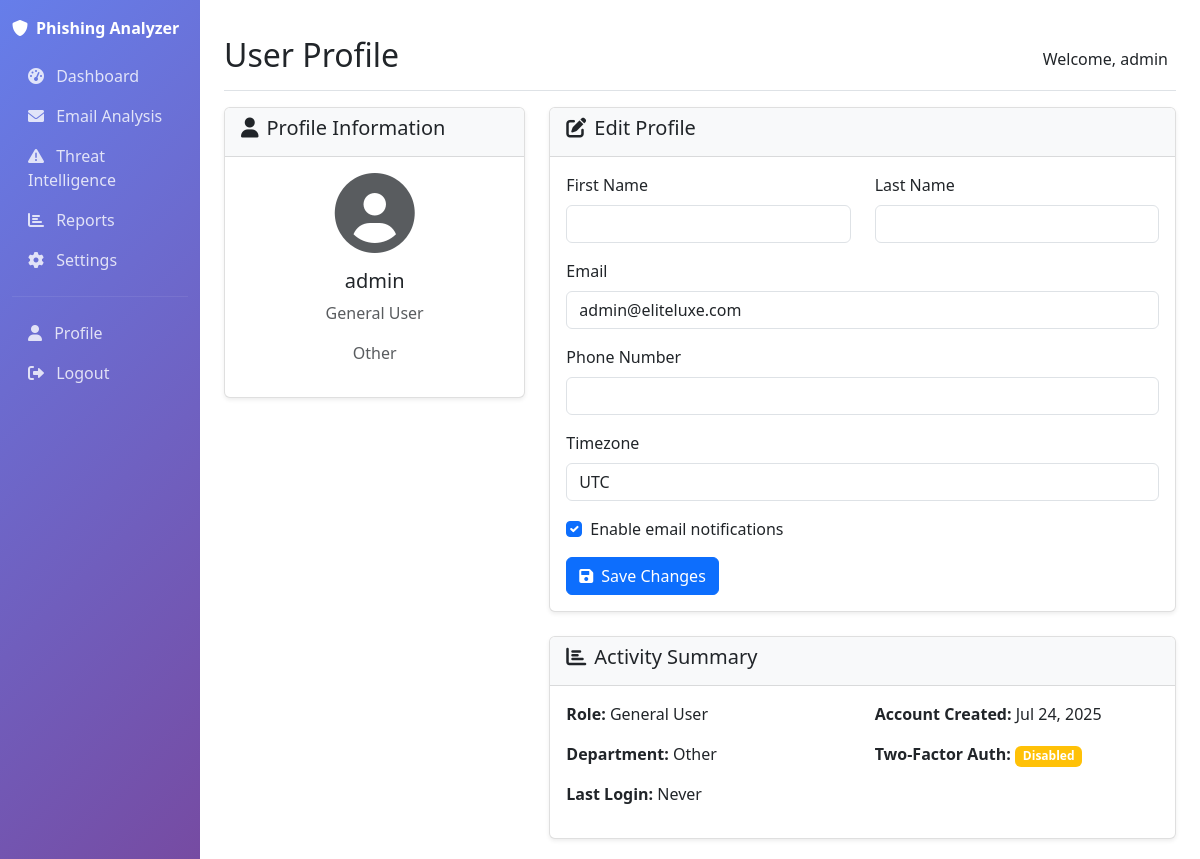
The page /users/profile/ (signed in) on the database its author committed.
### user_management/models.py (models this page shows, shortened)
class UserProfile(models.Model):
    USER_ROLES = [
        ('ADMIN', 'Administrator'),
        ('SECURITY_ANALYST', 'Security Analyst'),
        ('IT_STAFF', 'IT Staff'),
        ('GENERAL_USER', 'General User'),
        ('VIEWER', 'Viewer'),
    ]
    DEPARTMENTS = [
        ('IT', 'Information Technology'),
        ('SECURITY', 'Cybersecurity'),
        ('OPERATIONS', 'Operations'),
        ('MANAGEMENT', 'Management'),
        ('OTHER', 'Other'),
    ]
    user = models.OneToOneField(User, on_delete=models.CASCADE, related_name='profile')
    role = models.CharField(max_length=20, choices=USER_ROLES, default='GENERAL_USER')
    department = models.CharField(max_length=15, choices=DEPARTMENTS, default='OTHER')
    phone_number = models.CharField(max_length=20, blank=True)
    employee_id = models.CharField(max_length=50, blank=True)
    email_notifications = models.BooleanField(default=True)
    dashboard_layout = models.JSONField(default=dict, help_text="User dashboard preferences")
    timezone = models.CharField(max_length=50, default='UTC')
    two_factor_enabled = models.BooleanField(default=False)
    last_password_change = models.DateTimeField(null=True, blank=True)
    failed_login_attempts = models.IntegerField(default=0)
    account_locked_until = models.DateTimeField(null=True, blank=True)
    last_login_ip = models.GenericIPAddressField(null=True, blank=True)
    last_activity = models.DateTimeField(null=True, blank=True)
    created_at = models.DateTimeField(auto_now_add=True)
    updated_at = models.DateTimeField(auto_now=True)
    class Meta:
        verbose_name = "User Profile"
        verbose_name_plural = "User Profiles"

### user_management/views.py (the view, shortened to what this page needs)
# urls.py: path('profile/', views.profile_view, name='profile'),
@login_required
def profile_view(request):
    try:
        profile = request.user.profile
    except UserProfile.DoesNotExist:
        profile = UserProfile.objects.create(user=request.user)
    return render(request, 'user_management/profile.html', {'profile': profile})

### templates/user_management/profile.html (shortened to what this page needs)
{% extends 'base.html' %}
{% block page_title %}User Profile{% endblock %}
{% block content %}
<div class="row">
    <div class="col-md-4">
        <div class="card">
            <div class="card-header">
                <h5><i class="fas fa-user me-2"></i>Profile Information</h5>
            </div>
            <div class="card-body text-center">
                <div class="mb-3">
                    <i class="fas fa-user-circle fa-5x text-muted"></i>
                </div>
                <h5>{{ user.get_full_name|default:user.username }}</h5>
                <p class="text-muted">{{ profile.get_role_display }}</p>
                <p class="text-muted">{{ profile.get_department_display }}</p>
            </div>
        </div>
    </div>
    <div class="col-md-8">
        <div class="card">
            <div class="card-header">
                <h5><i class="fas fa-edit me-2"></i>Edit Profile</h5>
            </div>
            <div class="card-body">
                <form method="post">
                    <div class="row">
                        <div class="col-md-6">
                            <div class="mb-3">
                                <label for="first_name" class="form-label">First Name</label>
                                <input type="text" class="form-control" id="first_name" name="first_name"
                                       value="{{ user.first_name }}" readonly>
                            </div>
                        </div>
                        <div class="col-md-6">
                            <div class="mb-3">
                                <label for="last_name" class="form-label">Last Name</label>
                                <input type="text" class="form-control" id="last_name" name="last_name"
                                       value="{{ user.last_name }}" readonly>
                            </div>
                        </div>
                    </div>
                    <div class="mb-3">
                        <label for="email" class="form-label">Email</label>
                        <input type="email" class="form-control" id="email" name="email"
                               value="{{ user.email }}" readonly>
                    </div>
                    <div class="mb-3">
                        <label for="phone_number" class="form-label">Phone Number</label>
                        <input type="text" class="form-control" id="phone_number" name="phone_number"
                               value="{{ profile.phone_number }}">
                    </div>
                    <div class="mb-3">
                        <label for="timezone" class="form-label">Timezone</label>
                        <select class="form-control" id="timezone" name="timezone">
                            <option value="UTC" {% if profile.timezone == 'UTC' %}selected{% endif %}>UTC</option>
                        </select>
                    </div>
                    <div class="mb-3 form-check">
                        <input type="checkbox" class="form-check-input" id="email_notifications"
                               name="email_notifications" {% if profile.email_notifications %}checked{% endif %}>
                        <label class="form-check-label" for="email_notifications">
                            Enable email notifications
                        </label>
                    </div>
                    <button type="submit" class="btn btn-primary">
                        <i class="fas fa-save me-2"></i>Save Changes
                    </button>
                </form>
            </div>
        </div>
        <div class="card mt-4">
            <div class="card-header">
                <h5><i class="fas fa-chart-bar me-2"></i>Activity Summary</h5>
            </div>
            <div class="card-body">
                <div class="row">
                    <div class="col-md-6">
                        <p><strong>Role:</strong> {{ profile.get_role_display }}</p>
                        <p><strong>Department:</strong> {{ profile.get_department_display }}</p>
                        <p><strong>Last Login:</strong> {{ profile.last_activity|default:"Never" }}</p>
                    </div>
                    <div class="col-md-6">
                        <p><strong>Account Created:</strong> {{ user.date_joined|date:"M d, Y" }}</p>
                        <p><strong>Two-Factor Auth:</strong>
                            {% if profile.two_factor_enabled %}
                                <span class="badge bg-success">Enabled</span>
                            {% else %}
                                <span class="badge bg-warning">Disabled</span>
                            {% endif %}
                        </p>
                    </div>
                </div>
            </div>
        </div>
    </div>
</div>
{% endblock %}

### templates/base.html (shortened to what this page needs)
<!DOCTYPE html>
<html lang="en">
<head>
    <link href="https://cdn.jsdelivr.net/npm/bootstrap@5.3.0/dist/css/bootstrap.min.css" rel="stylesheet">
    <link href="https://cdnjs.cloudflare.com/ajax/libs/font-awesome/6.0.0/css/all.min.css" rel="stylesheet">
</head>
<body>
    <div class="container-fluid">
        <div class="row">
            <nav class="col-md-3 col-lg-2 d-md-block sidebar collapse">
                <div class="position-sticky pt-3">
                    <div class="navbar-brand d-flex align-items-center mb-3">
                        <i class="fas fa-shield-alt me-2"></i>
                        <span>Phishing Analyzer</span>
                    </div>
                    <ul class="nav flex-column">
                        <li class="nav-item">
                            <a class="nav-link" href="{% url 'email_analysis:dashboard' %}">
                                <i class="fas fa-tachometer-alt me-2"></i>
                                Dashboard
                            </a>
                        </li>
                        <li class="nav-item">
                            <a class="nav-link" href="{% url 'email_analysis:emailanalysis-list' %}">
                                <i class="fas fa-envelope me-2"></i>
                                Email Analysis
                            </a>
                        </li>
                        <li class="nav-item">
                            <a class="nav-link" href="#">
                                <i class="fas fa-exclamation-triangle me-2"></i>
                                Threat Intelligence
                            </a>
                        </li>
                        <li class="nav-item">
                            <a class="nav-link" href="#">
                                <i class="fas fa-chart-bar me-2"></i>
                                Reports
                            </a>
                        </li>
                        <li class="nav-item">
                            <a class="nav-link" href="#">
                                <i class="fas fa-cog me-2"></i>
                                Settings
                            </a>
                        </li>
                    </ul>
                    <hr class="my-3" style="border-color: rgba(255, 255, 255, 0.3);">
                    <ul class="nav flex-column">
                        {% if user.is_authenticated %}
                        <li class="nav-item">
                            <a class="nav-link" href="{% url 'user_management:profile' %}">
                                <i class="fas fa-user me-2"></i>
                                Profile
                            </a>
                        </li>
                        <li class="nav-item">
                            <a class="nav-link" href="{% url 'user_management:logout' %}">
                                <i class="fas fa-sign-out-alt me-2"></i>
                                Logout
                            </a>
                        </li>
                        {% endif %}
                    </ul>
                </div>
            </nav>
            <main class="col-md-9 ms-sm-auto col-lg-10 px-md-4 main-content">
                <div class="d-flex justify-content-between flex-wrap flex-md-nowrap align-items-center pt-3 pb-2 mb-3 border-bottom">
                    <h1 class="h2">{% block page_title %}Dashboard{% endblock %}</h1>
                    <div class="btn-toolbar mb-2 mb-md-0">
                        {% if user.is_authenticated %}
                        <div class="btn-group me-2">
                            <span class="navbar-text">
                                Welcome, {{ user.first_name|default:user.username }}
                            </span>
                        </div>
                        {% endif %}
                    </div>
                </div>
                {% block content %}{% endblock %}
            </main>
        </div>
    </div>
</body>
</html>

### templates/base.html (style rules this page uses)
.sidebar { min-height: 100vh; background: linear-gradient(135deg, #667eea 0%, #764ba2 100%); }
.navbar-brand { font-weight: bold; color: #fff !important; }
.nav-link { color: rgba(255, 255, 255, 0.8) !important; transition: all 0.3s ease; }
.card { box-shadow: 0 0.125rem 0.25rem rgba(0, 0, 0, 0.075); border: 1px solid rgba(0, 0, 0, 0.125); }
.card-header { background-color: #f8f9fa; border-bottom: 1px solid rgba(0, 0, 0, 0.125); }
.main-content { padding: 20px; }

### rows shown on the page
UserProfile: role "General User", department "Other", timezone "UTC", email_notifications "☑", last_activity "Never"

### other values the page prints
{{ user.first_name|default:user.username }} "admin"
{{ user.get_full_name|default:user.username }} "admin"
{{ user.date_joined|date:"M d, Y" }} "Jul 24, 2025"
